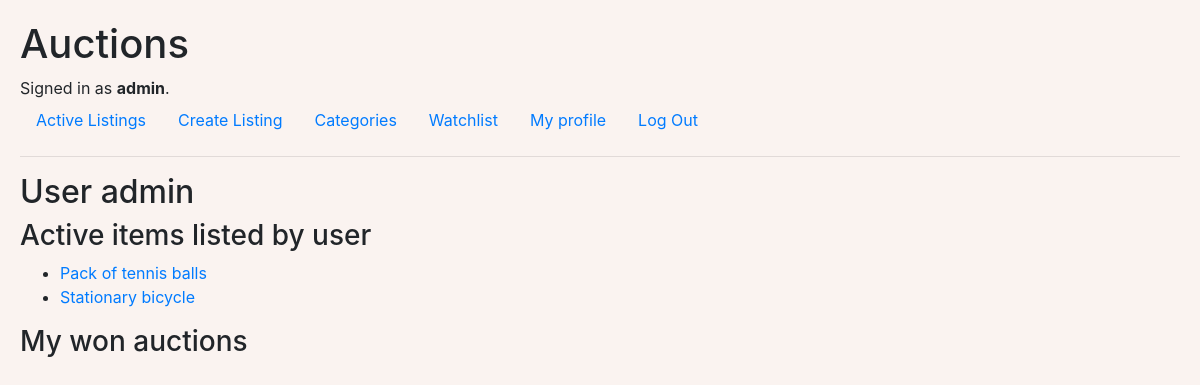
The page /user/admin on the database as committed earlier.
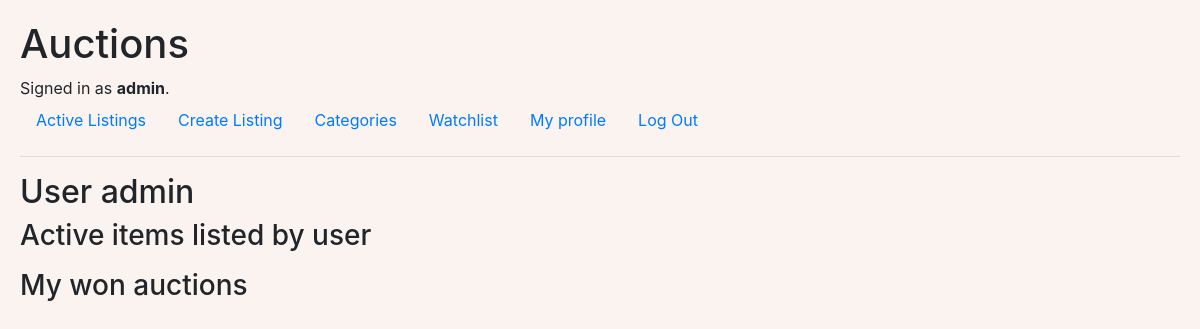
The same page on the database as committed later.
### auctions/models.py (models this page shows)
class Listing(models.Model):
    active = models.BooleanField(default=True)
    bid_step = models.FloatField(default=0.1)
    category = models.ForeignKey(
        Category, on_delete=models.CASCADE, related_name="listings", blank=True, null=True)
    description = models.TextField(max_length=300)
    photo = models.ImageField(
        upload_to="listing-images", blank=True, null=True)
    price = models.FloatField()
    pub_date = models.DateTimeField("date published")
    title = models.CharField(max_length=20)
    user = models.ForeignKey(
        User, on_delete=models.CASCADE, related_name="listings")
    winner = models.ForeignKey(
        User, on_delete=models.CASCADE, related_name="won_listings", blank=True, null=True)
    def __str__(self):
        return self.title

### auctions/views.py (the view)
# urls.py: path("user/<str:username>", views.user_profile, name="user"),
def user_profile(request, username):
    user = User.objects.get(username=username)
    return render(request, "auctions/user-profile.html", {
        "user": user,
        "visiting": request.user,
        "active_listings": Listing.objects.filter(user=user, active=True).all(),
        "closed_listings": Listing.objects.filter(user=user, active=False).all(),
        "won_listings": Listing.objects.filter(winner=user).exclude(user=user).all()
    })

### auctions/templates/auctions/user-profile.html (shortened to what this page needs)
{% extends "auctions/layout.html" %}
{% block body %}
<h2>User {{ user.username }}</h2>
{% if visiting == user %}
<h3>My active listings</h3>
{% else %}
<h3>Active items listed by user</h3>
{% endif %}
<ul>
    {% for listing in active_listings %}
    <li><a href="{% url 'listing' listing.id %}">{{ listing }}</a></li>
    {% endfor %}
</ul>
<h3>My won auctions</h3>
{% endblock %}

Rows that differ between the two databases and show on the page:
no longer on this page (row edited): Listing: title "Pack of tennis balls"
no longer on this page (row edited): Listing: title "Stationary bicycle"
